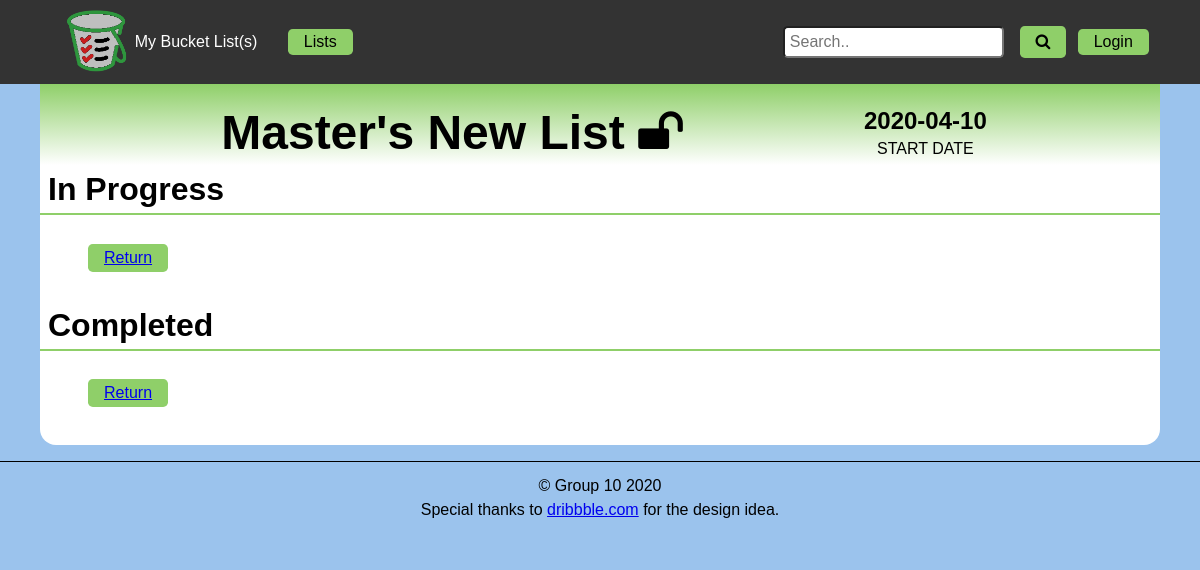
Before: /view_list.php?list=13 with the older database file.
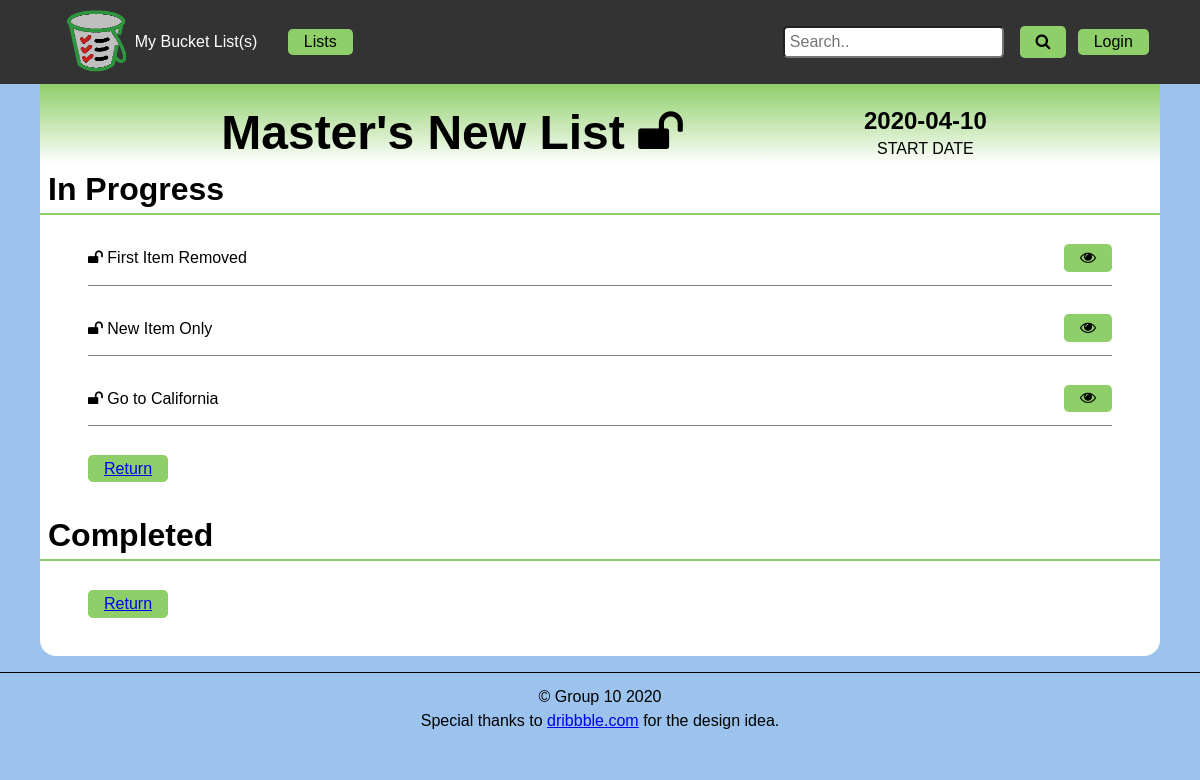
After: the same page with the newer database file.
### tables this page shows
CREATE TABLE `g10_listitems` (
  `id` int(11) NOT NULL,
  `fk_listid` int(11) NOT NULL,
  `name` varchar(50) NOT NULL,
  `description` varchar(280) DEFAULT NULL,
  `picpath` varchar(255) DEFAULT NULL,
  `completion` date DEFAULT NULL,
  `private` tinyint(1) NOT NULL DEFAULT '1'
);

### view_list.php (the view, shortened to what this page needs)
<?php
    $listid = $_GET['list'];
    $pdo = connectDB();
    $query = "SELECT * FROM `g10_lists` WHERE id = ?";
    $stmt = $pdo->prepare($query);
    $stmt->execute([$listid]);
    $list = $stmt->fetch();
    $query =  "SELECT id, name, completion, private FROM `g10_listitems` WHERE fk_listid = ?";
    $stmt = $pdo->prepare($query);
    $stmt->execute([$listid]);
    $listitems = $stmt->fetchAll();
?>
<!DOCTYPE html>
<html lang="en">
    <head>
        <?php
            include "includes/meta.php";
        ?>
    </head>
    <body>
        <header>
            <?php include 'includes/nav.php' ?>
        </header>
        <main>
            <header>
                <h1>
                    <?= $list['listname'] ?>
                    <?php if($list['private'] == 1):?>
                        <span><i class="fa fa-lock"></i></span>
                    <?php else: ?>
                        <span><i class="fa fa-unlock"></i></span>
                    <?php endif ?>
                </h1>
                <div>
                    <span><?= $list['start'] ?></span>
                    <p>START DATE</p>
                </div>
            </header>
            <h2>In Progress</h2>
            <ul>
                <?php foreach($listitems as $row): ?>
                    <?php if(($row['private'] == 1 && $list['fk_userid'] != $_SESSION['id'])||$row['completion'] != null)
                            continue;
                    ?>
                    <li>
                        <?php if ($row['private'] == 1):?>
                                <span><i class="fa fa-lock"></i> <?= $row['name']?></span>
                        <?php else: ?>
                            <span><i class="fa fa-unlock"></i> <?= $row['name']?></span>
                        <?php endif ?>
                        <div>
                            <button class="viewbutton" value="<?= $row['id']?>"><i class="fa fa-eye"></i></button>
                        </div>
                    </li>
                <?php endforeach ?>
                <li>
                    <button type="button" name="Return" ><a href="display_list.php">Return</a></button>
                </li>
            </ul>
            <h2>Completed</h2>
            <ul>
                <li>
                    <button type="button" name="Return" ><a href="display_list.php">Return</a></button>
                </li>
            </ul>
        </main>
        <?php include 'includes/footer.php' ?>
    </body>
</html>

Changed rows visible on the page:
added g10_listitems: name "First Item Removed", $row['id'] 43 (drawn)
added g10_listitems: name "New Item Only", $row['id'] 45 (drawn)
added g10_listitems: name "Go to California", $row['id'] 46 (drawn)
